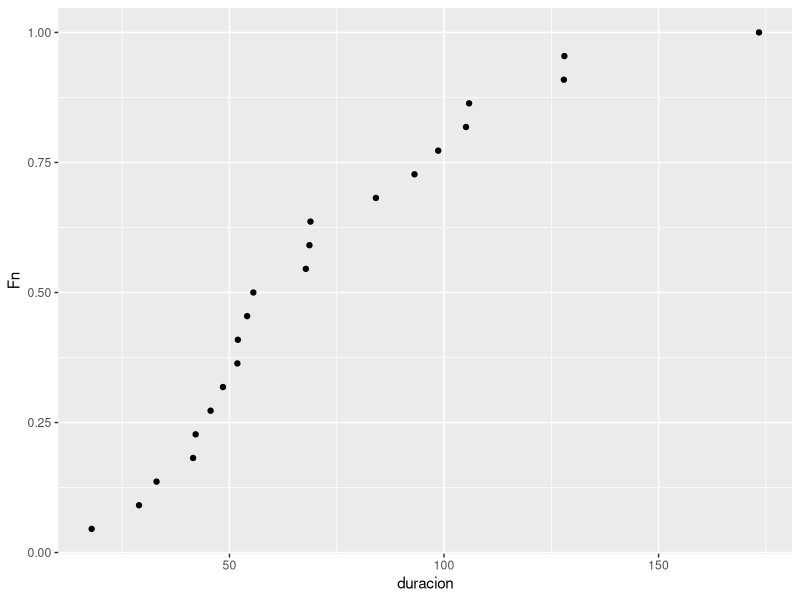
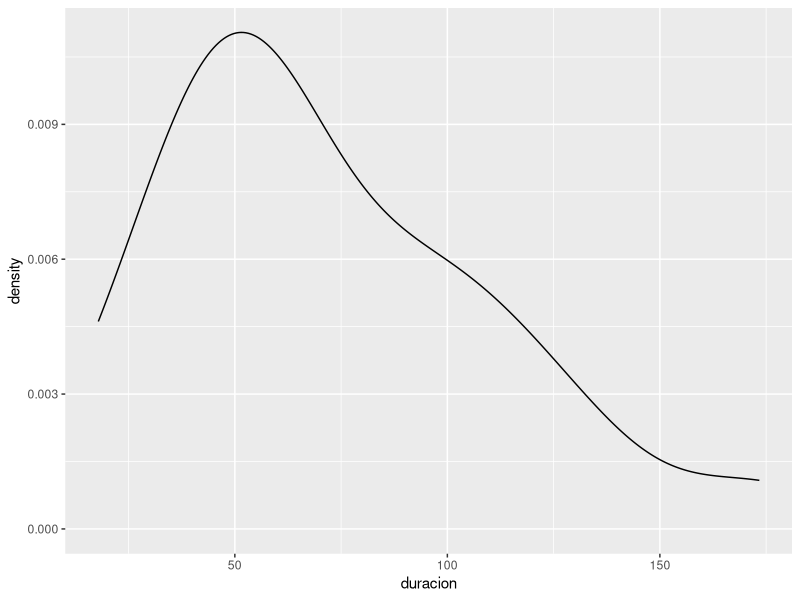
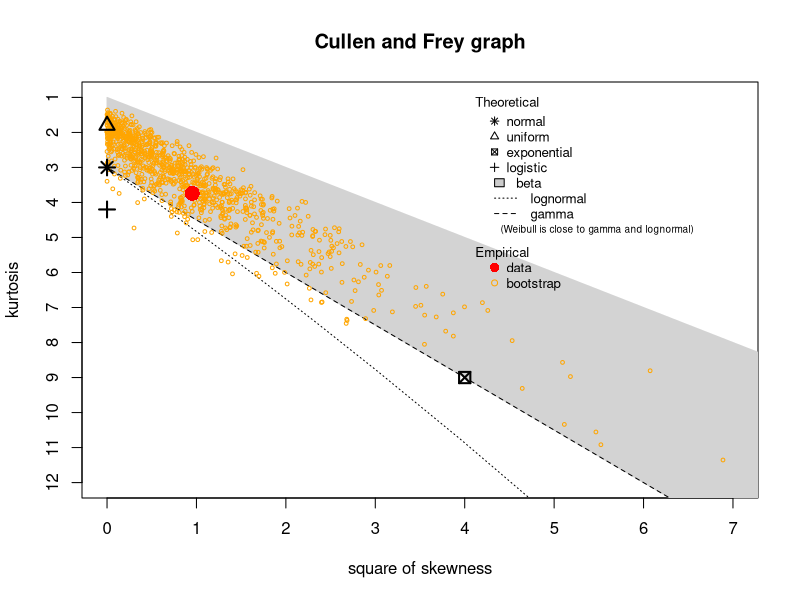

Write the R code that produced these figures, in order.
## ---- chunk 1
knitr::opts_chunk$set(echo = TRUE)
## ---- chunk 2
library(tidyverse)
## ---- chunk 3
df1 <- read_csv("data/1-1.csv")
asimetria <- function(x) {
  s <- sd(x)
  x_ <- mean(x) # "x raya"
  b <- ((x - x_) / s)^3
  return(mean(b))
}
df1 %>%
  summarise(
    media = mean(duracion),
    mediana = median(duracion),
    disp = sd(duracion),
    asim = asimetria(duracion)
    ) %>%
  knitr::kable(digits = 3)


## ---- chunk 4
casi_iguales <- function(x, y, tol=1e-6) { abs(x-y) <= tol }  
stopifnot(casi_iguales(
  e1071::skewness(df1$duracion),
  asimetria(df1$duracion)))
## ---- chunk 5
df1 %>%
  # Fn := distribucion empirica
  mutate(Fn = cume_dist(duracion)) %>%
  ggplot(aes(duracion, Fn)) +
  geom_point()
   
df1 %>%
  # Fn := distribucion empirica
  mutate(Fn = cume_dist(duracion)) %>%
  ggplot(aes(duracion)) +
  geom_density()

library(fitdistrplus)
descdist(df1$duracion, boot = 1000)
